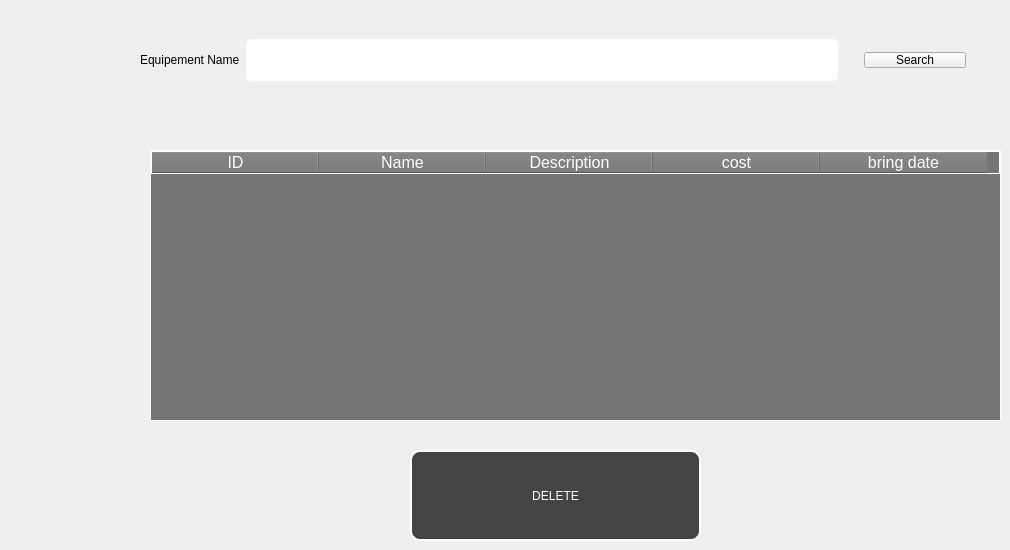
      <widget class="QWidget" name="tab_20">
       <attribute name="title">
        <string>Drop Machine</string>
       </attribute>
       <widget class="QWidget" name="horizontalLayoutWidget_52">
        <property name="geometry">
         <rect>
          <x>140</x>
          <y>20</y>
          <width>841</width>
          <height>80</height>
         </rect>
        </property>
        <layout class="QHBoxLayout" name="horizontalLayout_53">
         <item>
          <widget class="QLabel" name="label_59">
           <property name="styleSheet">
            <string notr="true">font: 600 11pt &quot;Segoe UI&quot;;</string>
           </property>
           <property name="text">
            <string>Equipement Name</string>
           </property>
          </widget>
         </item>
         <item>
          <widget class="QLineEdit" name="lineEdit_51">
           <property name="styleSheet">
            <string notr="true">border:1px solid white;
border-radius:5px;
color:white;
height:40px;
padding-left:10px;
font: 700 14pt &quot;Segoe UI&quot;;
width:60px;
margin-right:20px;
</string>
           </property>
          </widget>
         </item>
         <item>
          <widget class="QPushButton" name="pushButton_25">
           <property name="cursor">
            <cursorShape>PointingHandCursor</cursorShape>
           </property>
           <property name="styleSheet">
            <string notr="true">margin-right:15px;
width:100px;
font: 600 14pt &quot;Segoe UI&quot;;
heigth:60px;</string>
           </property>
           <property name="text">
            <string>Search</string>
           </property>
          </widget>
         </item>
        </layout>
       </widget>
       <widget class="QTableWidget" name="tableWidget_7">
        <property name="geometry">
         <rect>
          <x>150</x>
          <y>150</y>
          <width>851</width>
          <height>271</height>
         </rect>
        </property>
        <property name="styleSheet">
         <string notr="true">border:0.5px solid white;
color:white;
background-color: rgb(117, 117, 117);
font-size:12pt;
font-weigth:600;</string>
        </property>
        <attribute name="horizontalHeaderDefaultSectionSize">
         <number>167</number>
        </attribute>
        <column>
         <property name="text">
          <string>ID</string>
         </property>
        </column>
        <column>
         <property name="text">
          <string>Name</string>
         </property>
        </column>
        <column>
         <property name="text">
          <string>Description</string>
         </property>
        </column>
        <column>
         <property name="text">
          <string>cost</string>
         </property>
        </column>
        <column>
         <property name="text">
          <string>bring date</string>
         </property>
        </column>
       </widget>
       <widget class="QPushButton" name="pushButton_26">
        <property name="geometry">
         <rect>
          <x>410</x>
          <y>450</y>
          <width>291</width>
          <height>91</height>
         </rect>
        </property>
        <property name="cursor">
         <cursorShape>PointingHandCursor</cursorShape>
        </property>
        <property name="styleSheet">
         <string notr="true">border-radius:10px;
border:2px solid white;
color:white;
background-color: rgb(68, 68, 68);
font: 700 16pt &quot;Segoe UI&quot;;</string>
        </property>
        <property name="text">
         <string>DELETE</string>
        </property>
       </widget>
      </widget>
